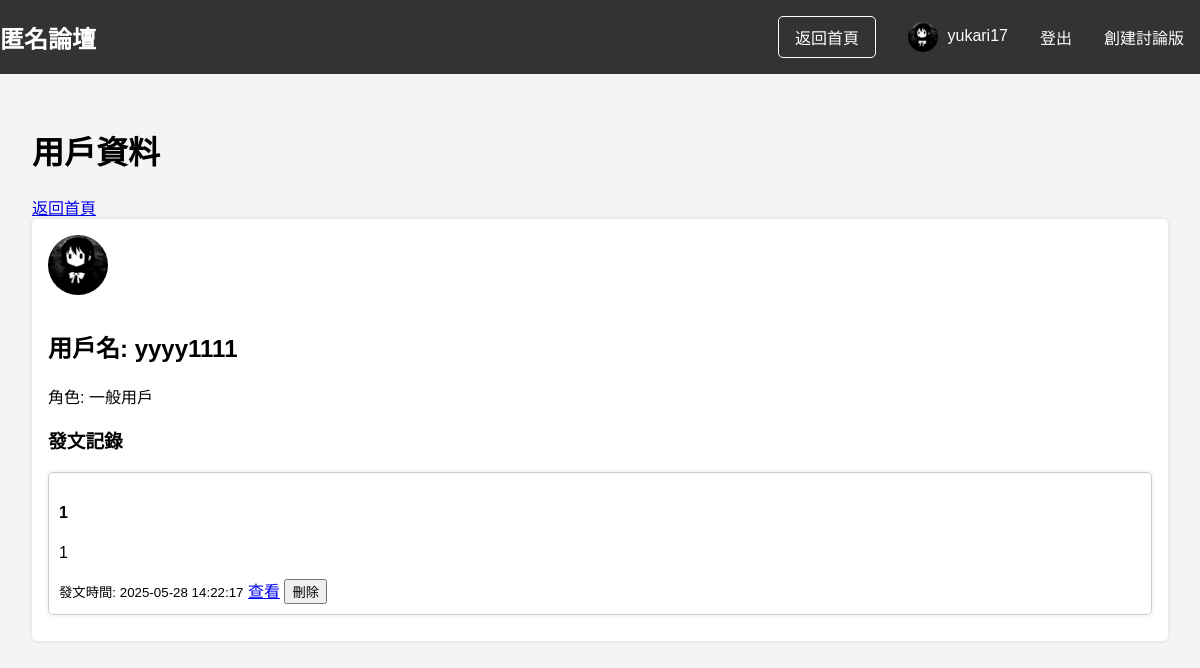
Screenshot of /user/2 (signed in) with the database file from the repository.
### app.py (models this page shows)
class User(UserMixin, db.Model):
    id = db.Column(db.Integer, primary_key=True)
    username = db.Column(db.String(50), unique=True, nullable=False)
    password_hash = db.Column(db.String(128), nullable=False)
    is_admin = db.Column(db.Boolean, default=False)
    created_at = db.Column(db.DateTime, server_default=db.func.now())

class Post(db.Model):
    id = db.Column(db.Integer, primary_key=True)
    user_id = db.Column(db.Integer, db.ForeignKey('user.id'))
    board_id = db.Column(db.Integer, db.ForeignKey('board.id'), nullable=False)
    title = db.Column(db.String(100), nullable=False)
    content = db.Column(db.Text, nullable=False)
    media_path = db.Column(db.String(200))
    created_at = db.Column(db.DateTime, server_default=db.func.now())
    user = db.relationship('User', backref='posts')
    board = db.relationship('Board', backref='posts')
    replies = db.relationship('Reply', backref='post', cascade='all, delete-orphan')

### app.py (the view)
@app.route('/user/<int:user_id>')
def user_profile(user_id):
    user = User.query.get_or_404(user_id)
    posts = Post.query.filter_by(user_id=user_id).all()
    role = "全論壇總管理" if user.is_admin else "一般用戶"
    return render_template('user_profile.html', user=user, posts=posts, role=role)

### app.py (called while the page is built)
@login_manager.user_loader
def load_user(user_id):
    with app.app_context():
        Session = sessionmaker(bind=db.engine)
        session = Session()
        try:
            user = session.get(User, int(user_id))
        finally:
            session.close()
        return user

### templates/user_profile.html (shortened to what this page needs)
{% extends "base.html" %}
  {% block extra_css %}
      <link rel="stylesheet" href="{{ url_for('static', filename='css/profile.css') }}">
      <link rel="stylesheet" href="{{ url_for('static', filename='css/avatar.css') }}">
      <link rel="stylesheet" href="{{ url_for('static', filename='css/post.css') }}">
  {% endblock %}
  {% block content %}
      <h1>用戶資料</h1>
      <a href="{{ url_for('index') }}">返回首頁</a>
      <div class="user-profile">
          <img src="{{ url_for('static', filename='sayakaanony.png') }}" alt="User Avatar" class="profile-avatar">
          <h2>用戶名: {{ user.username }}</h2>
          <p>角色: {{ role }}</p>
          <h3>發文記錄</h3>
          {% for post in posts %}
              <div class="post">
                  <h4>{{ post.title }}</h4>
                  <p>{{ post.content }}</p>
                  <small>發文時間: {{ post.created_at }}</small>
                  <a href="{{ url_for('post', post_id=post.id) }}">查看</a>
                  {% if current_user.is_authenticated and (current_user.id == post.user_id or current_user.is_admin) %}
                      <form action="{{ url_for('delete_post', post_id=post.id) }}" method="post" style="display:inline;">
                          <button type="submit" class="delete-btn">刪除</button>
                      </form>
                  {% endif %}
              </div>
          {% endfor %}
      </div>
  {% endblock %}

### templates/base.html (shortened to what this page needs)
<!DOCTYPE html>
  <head>
      <link rel="stylesheet" href="{{ url_for('static', filename='css/base.css') }}">
      {% block extra_css %}{% endblock %}
  </head>
  <body>
      <header>
          <nav>
              <div class="logo">
                  <a href="{{ url_for('index') }}">匿名論壇</a>
              </div>
              <div class="nav-links">
                  <a href="{{ url_for('index') }}" class="home-btn">返回首頁</a>
                  {% if current_user.is_authenticated %}
                      <a href="{{ url_for('user_profile', user_id=current_user.id) }}">
                          <img src="{{ url_for('static', filename='sayakaanony.png') }}" alt="User Avatar" class="nav-avatar">
                          {{ current_user.username }}
                      </a>
                      <a href="{{ url_for('logout') }}">登出</a>
                      {% if current_user.is_admin %}
                          <a href="{{ url_for('create_board') }}">創建討論版</a>
                      {% endif %}
                  {% else %}
                      <a href="{{ url_for('login') }}">登入</a>
                      <a href="{{ url_for('register') }}">註冊</a>
                  {% endif %}
              </div>
          </nav>
      </header>
      <main>
          {% block content %}{% endblock %}
      </main>
  </body>
  </html>

### static/css/base.css (style rules this page uses)
body { font-family: Arial, sans-serif; margin: 0; padding: 0; background-color: #f4f4f4; }
header { background-color: #333; color: white; padding: 1em 0; }
nav { max-width: 1200px; margin: 0 auto; display: flex; justify-content: space-between; align-items: center; }
.logo a { color: white; font-size: 1.5em; font-weight: bold; text-decoration: none; }
.nav-links { display: flex; align-items: center; }
.nav-links a { color: white; text-decoration: none; margin: 0 1em; }
.nav-avatar { width: 30px; height: 30px; border-radius: 50%; vertical-align: middle; margin-right: 5px; }
main { max-width: 1200px; margin: 0 auto; padding: 2em; }
.home-btn { background-color: transparent; padding: 0.5em 1em; border: 1px solid white; border-radius: 5px; color: white; text-decoration: none; }

### static/css/profile.css (style rules this page uses)
.user-profile { background: white; padding: 1em; margin-bottom: 1em; border-radius: 5px; box-shadow: 0 0 5px rgba(0,0,0,0.1); }

### static/css/avatar.css (style rules this page uses)
.nav-avatar { width: 30px; height: 30px; border-radius: 50%; vertical-align: middle; margin-right: 5px; }
.profile-avatar { width: 60px; height: 60px; border-radius: 50%; margin-bottom: 10px; }

### static/css/post.css (style rules this page uses)
.post, .reply { background: white; padding: 1em; margin-bottom: 1em; border-radius: 5px; box-shadow: 0 0 5px rgba(0,0,0,0.1); border: 1px solid #ccc; padding: 10px; margin: 10px 0; }
video, img { max-width: 100%; height: auto; }

### rows the page displays
User: username "yukari17"
User: username "yyyy1111"
Post: title "1", content "1", created_at "2025-05-28 14:22:17"

### other values shown
{{ role }} "一般用戶"
